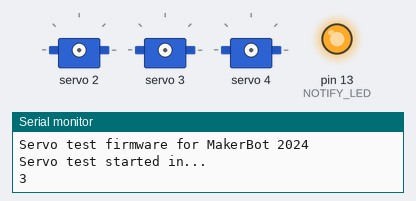
A sketch run on a simulated Arduino Uno, built with avr-gcc and run on an emulated ATmega328P. On the bench: 3 × servo, output pins drawn as LEDs (lit = HIGH), the last lines printed to the serial monitor.

Above: at 0.1 s.
At 2.6 s:
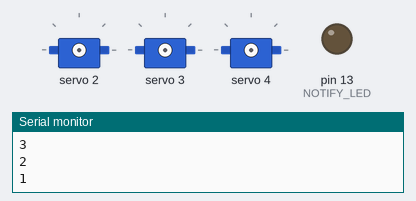
At 4.6 s:
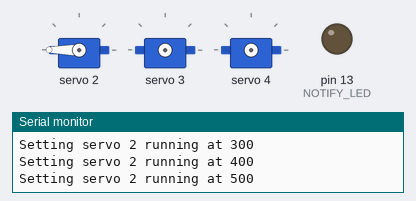
At 15.4 s:
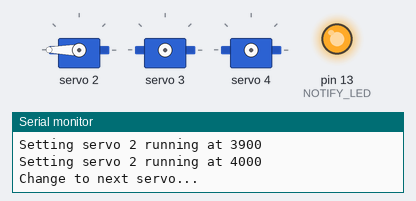
At 17.4 s:
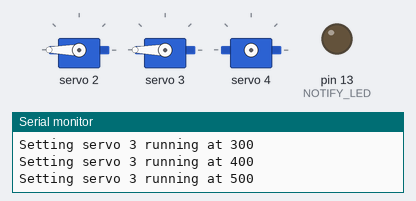
At 30.3 s:
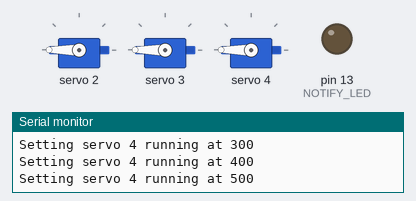
Timing chart, 0 to 31.8 s (numbered marks = the images above):
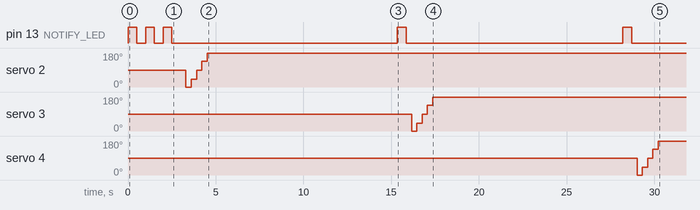

The sketch:

makerbot-2025-servo-test.ino
```cpp
#include <Adafruit_PWMServoDriver.h>
#include <Wire.h>

Adafruit_PWMServoDriver pwm = Adafruit_PWMServoDriver();

#define SERVO_1_CHANNEL 2
#define SERVO_2_CHANNEL 3
#define SERVO_3_CHANNEL 4
#define SERVO_4_CHANNEL 5
#define SERVO_5_CHANNEL 6
#define SERVO_6_CHANNEL 7

#define NOTIFY_LED 13

void setServo(uint8_t channel, uint16_t pulse) {
  pwm.setPWM(channel, 0, pulse);
}

void setup() {
  Serial.begin(115200);
  Serial.println("Servo test firmware for MakerBot 2024");

  pwm.begin();
  pwm.setPWMFreq(50);

  pinMode(NOTIFY_LED, OUTPUT);
}

void loop() {
  /*
    In this test, we will sweep all servos from 0 to 4000 in steps of 100, with a delay of 300ms between each step. All servos will be tested sequentially from channel 2 to 7.
  */
  Serial.println("Servo test started in...");

  // Blink the LED to notify the test is started
  for (int i = 0; i < 3; i++) {
    Serial.println(3 - i);
    digitalWrite(NOTIFY_LED, HIGH);
    delay(500);
    digitalWrite(NOTIFY_LED, LOW);
    delay(500);
  }

  for (int i = 2; i < 8; i++) { // Test all servos sequentially

    // Set servo to 0 before test
    setServo(i, 0);

    // Sweep from 0 to 4000 in steps of 100
    for (int j = 0; j <= 4000; j+= 100) {
      Serial.print("Setting servo ");
      Serial.print(i);
      Serial.print(" running at ");
      Serial.println(j);
      setServo(i, j);
      delay(300); // Delay 300ms between each step
    }

    // Set servo to 0 after test
    setServo(i, 0);

    Serial.println("Change to next servo...");

    // Blink the LED to notify the test is started
    digitalWrite(NOTIFY_LED, HIGH);
    delay(500);
    digitalWrite(NOTIFY_LED, LOW);
  }

  // Delay 5 second before starting the test again
  Serial.println("Test completed. Restarting in 5 second.");
  delay(5000);
}
```

Measured:
- by itself, pin 13 (NOTIFY_LED): LOW → HIGH at 0.00 s, → LOW 0.50 s later, → HIGH 0.50 s later, → LOW 0.50 s later, … (10 changes in this stretch)
- by itself, servo 2: 90° → 0° at 3.3 s, → 42° 0.30 s later, → 89° 0.30 s later, → 137° 0.30 s later, … (5 changes in this stretch)
- by itself, servo 3: 90° → 0° at 16.2 s, → 42° 0.30 s later, → 89° 0.30 s later, → 137° 0.30 s later, … (5 changes in this stretch)
- by itself, servo 4: 90° → 0° at 29.0 s, → 42° 0.30 s later, → 89° 0.30 s later, → 137° 0.30 s later, … (5 changes in this stretch)
